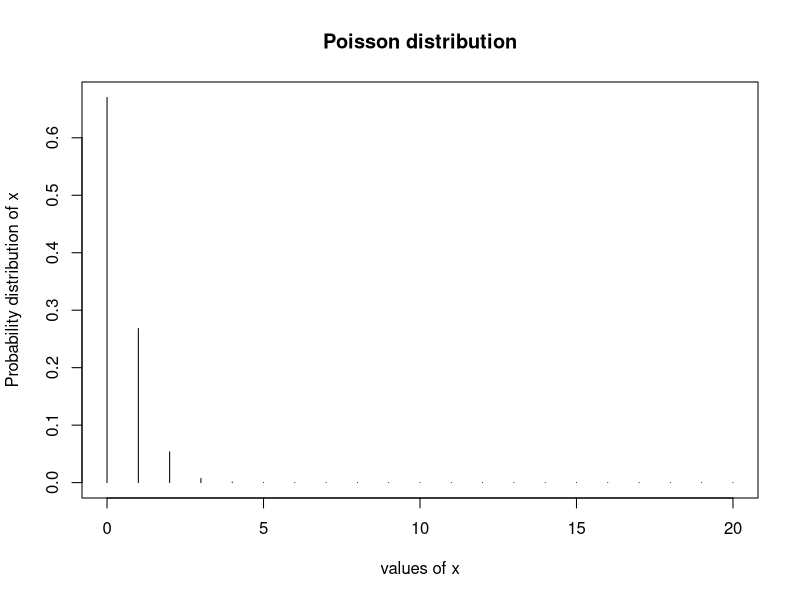

Generate this figure with R:
#Poisson's Distribution
#Experiment 6
#Aim: To understand the poisson's distribution
#problem1:A manufacturer of pins knows 2% of pins of his products are defective.if he sells pins in boxes of 20 and find the number of boxes containing for 1000 boxes


#number of trails 
m = 20
m

#probability of success
ps = 0.02

#poisson parameter
lamda = m*ps
lamda

#(1) atleast 2 defective 
p1 = sum(dpois(2:m,lamda))
p1

#for 1000 boxes
round(1000*p1)

#(ii)exactly 2 defectives
p2 = dpois(2,lamda)
p2

#(ii)for 1000 boxes
round(1000*p2)

#(iii) atmost 2 defectives
p3 = sum(dpois(0:2,lamda))
p3

#(iii) for 1000 boxes
round(1000*p3)

#(iv) plot the distribution
x1 = 0:m
px1 = dpois(x1,lamda)
plot(x1,px1,type = "h",xlab = "values of x",ylab = "Probability distribution of x",main= "Poisson distribution")

#(iv) E(X)
expx = m*ps
expx

#(v) E(x^2)
expx2 = (lamda)^2 + lamda
expx2
